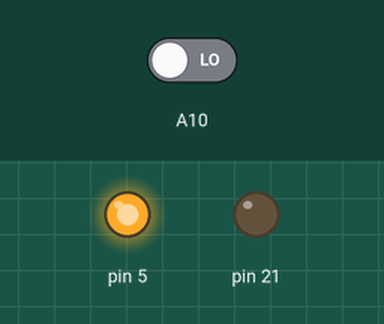
The sketch below on a simulated Arduino Mega 2560, built with avr-gcc and run on an emulated ATmega2560. Parts: output pins drawn as LEDs (lit = HIGH). The test bench sets the inputs (shaded band); at power-on: A10 LOW.

Above: at 1.8 s.
1.9 s: A10 driven HIGH
At 3.2 s:
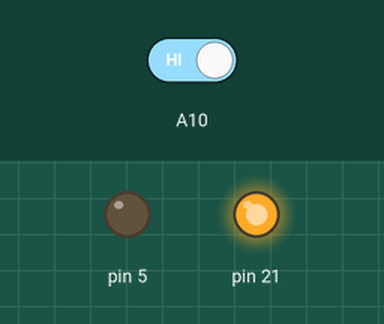
3.5 s: A10 driven LOW
At 4.6 s:
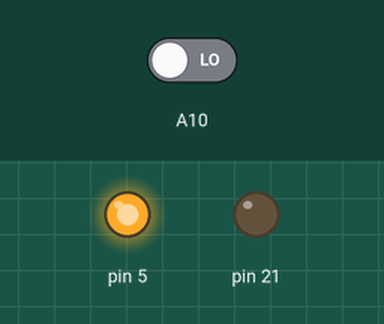
Timing chart, 0 to 6.5 s (numbered marks = the images above; inputs shaded):
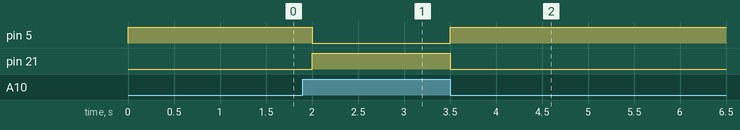

The sketch:

Lab3_Part5.ino
```cpp
//Author: Sofia Gratny
//Purpose: PART 1 Lab 3 GPIO
//Class: CPE 301

// Define Port K Register Pointers
volatile unsigned char* port_k = (unsigned char*) 0x108;
volatile unsigned char* ddr_k  = (unsigned char*) 0x107;
volatile unsigned char* pin_k  = (unsigned char*) 0x106;

// Define Port D Register Pointers
volatile unsigned char* port_d = (unsigned char*) 0x2B;
volatile unsigned char* ddr_d  = (unsigned char*) 0x2A;
volatile unsigned char* pin_d  = (unsigned char*) 0x29;

// Define Port E Register Pointers
volatile unsigned char* port_e = (unsigned char*) 0x2E;
volatile unsigned char* ddr_e  = (unsigned char*) 0x2D;
volatile unsigned char* pin_e  = (unsigned char*) 0x2C;

int button;

void setup()
{
  //set PK2 to input
  *ddr_k &= 0b11111011;
  //set PD0 to output
  *ddr_d |= 0b00000001; //blue led Pin PD0
  //PE3 to complement
  *ddr_e |= 0b00001000; //red LED Pin PE3

}

void loop()
{
  button = digitalRead(A10);

  if (button==1){
    digitalWrite(21, HIGH);
    digitalWrite(5, LOW); //complement
    delay(500);
  }
  else{
      digitalWrite(21, LOW);
      digitalWrite(5, HIGH); //complement
      delay(500);
   }
}
```

Measured:
- after the input at 1.9 s, pin 5: HIGH → LOW after 0.10 s; pin 21: LOW → HIGH after 0.10 s
- after the input at 3.5 s, pin 5: LOW → HIGH at once; pin 21: HIGH → LOW at once
